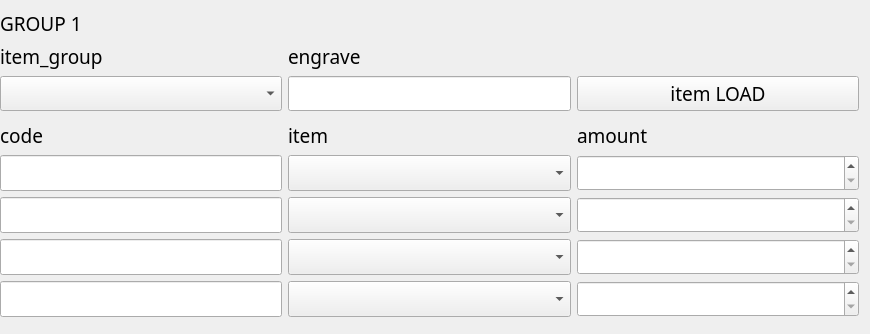
<?xml version="1.0" encoding="UTF-8"?>
<ui version="4.0">
 <class>Form</class>
 <widget class="QWidget" name="Form">
  <property name="geometry">
   <rect>
    <x>0</x>
    <y>0</y>
    <width>870</width>
    <height>334</height>
   </rect>
  </property>
  <property name="font">
   <font>
    <family>굴림</family>
    <pointsize>14</pointsize>
   </font>
  </property>
  <property name="windowTitle">
   <string>Form</string>
  </property>
  <widget class="QWidget" name="gridLayoutWidget">
   <property name="geometry">
    <rect>
     <x>0</x>
     <y>10</y>
     <width>859</width>
     <height>307</height>
    </rect>
   </property>
   <layout class="QGridLayout" name="gridLayout" columnstretch="1,1,1">
    <item row="8" column="0">
     <widget class="QLineEdit" name="code4LineEdit">
      <property name="enabled">
       <bool>true</bool>
      </property>
      <property name="sizePolicy">
       <sizepolicy hsizetype="Expanding" vsizetype="Expanding">
        <horstretch>0</horstretch>
        <verstretch>0</verstretch>
       </sizepolicy>
      </property>
     </widget>
    </item>
    <item row="8" column="2">
     <widget class="QSpinBox" name="amount4SpinBox">
      <property name="sizePolicy">
       <sizepolicy hsizetype="Minimum" vsizetype="Expanding">
        <horstretch>0</horstretch>
        <verstretch>0</verstretch>
       </sizepolicy>
      </property>
      <property name="specialValueText">
       <string> </string>
      </property>
      <property name="maximum">
       <number>999999</number>
      </property>
     </widget>
    </item>
    <item row="6" column="2">
     <widget class="QSpinBox" name="amount2SpinBox">
      <property name="sizePolicy">
       <sizepolicy hsizetype="Minimum" vsizetype="Expanding">
        <horstretch>0</horstretch>
        <verstretch>0</verstretch>
       </sizepolicy>
      </property>
      <property name="specialValueText">
       <string> </string>
      </property>
      <property name="maximum">
       <number>999999</number>
      </property>
     </widget>
    </item>
    <item row="1" column="0">
     <widget class="QLabel" name="label_20">
      <property name="text">
       <string>item_group</string>
      </property>
     </widget>
    </item>
    <item row="1" column="1">
     <widget class="QLabel" name="label_22">
      <property name="text">
       <string>engrave</string>
      </property>
     </widget>
    </item>
    <item row="4" column="2">
     <widget class="QLabel" name="label_34">
      <property name="text">
       <string>amount</string>
      </property>
     </widget>
    </item>
    <item row="4" column="1">
     <widget class="QLabel" name="label_21">
      <property name="text">
       <string>item</string>
      </property>
     </widget>
    </item>
    <item row="2" column="1">
     <widget class="QLineEdit" name="engraveLineEdit">
      <property name="sizePolicy">
       <sizepolicy hsizetype="Expanding" vsizetype="Expanding">
        <horstretch>0</horstretch>
        <verstretch>0</verstretch>
       </sizepolicy>
      </property>
     </widget>
    </item>
    <item row="6" column="1">
     <widget class="QComboBox" name="item2ComboBox">
      <property name="sizePolicy">
       <sizepolicy hsizetype="Preferred" vsizetype="Expanding">
        <horstretch>0</horstretch>
        <verstretch>0</verstretch>
       </sizepolicy>
      </property>
     </widget>
    </item>
    <item row="7" column="0">
     <widget class="QLineEdit" name="code3LineEdit">
      <property name="enabled">
       <bool>true</bool>
      </property>
      <property name="sizePolicy">
       <sizepolicy hsizetype="Expanding" vsizetype="Expanding">
        <horstretch>0</horstretch>
        <verstretch>0</verstretch>
       </sizepolicy>
      </property>
     </widget>
    </item>
    <item row="6" column="0">
     <widget class="QLineEdit" name="code2LineEdit">
      <property name="enabled">
       <bool>true</bool>
      </property>
      <property name="sizePolicy">
       <sizepolicy hsizetype="Expanding" vsizetype="Expanding">
        <horstretch>0</horstretch>
        <verstretch>0</verstretch>
       </sizepolicy>
      </property>
     </widget>
    </item>
    <item row="4" column="0">
     <widget class="QLabel" name="label_27">
      <property name="text">
       <string>code</string>
      </property>
     </widget>
    </item>
    <item row="5" column="1">
     <widget class="QComboBox" name="item1ComboBox">
      <property name="sizePolicy">
       <sizepolicy hsizetype="Preferred" vsizetype="Expanding">
        <horstretch>0</horstretch>
        <verstretch>0</verstretch>
       </sizepolicy>
      </property>
     </widget>
    </item>
    <item row="8" column="1">
     <widget class="QComboBox" name="item4ComboBox">
      <property name="sizePolicy">
       <sizepolicy hsizetype="Preferred" vsizetype="Expanding">
        <horstretch>0</horstretch>
        <verstretch>0</verstretch>
       </sizepolicy>
      </property>
     </widget>
    </item>
    <item row="7" column="2">
     <widget class="QSpinBox" name="amount3SpinBox">
      <property name="sizePolicy">
       <sizepolicy hsizetype="Minimum" vsizetype="Expanding">
        <horstretch>0</horstretch>
        <verstretch>0</verstretch>
       </sizepolicy>
      </property>
      <property name="specialValueText">
       <string> </string>
      </property>
      <property name="maximum">
       <number>999999</number>
      </property>
     </widget>
    </item>
    <item row="3" column="0">
     <spacer name="verticalSpacer_5">
      <property name="orientation">
       <enum>Qt::Vertical</enum>
      </property>
      <property name="sizeHint" stdset="0">
       <size>
        <width>20</width>
        <height>40</height>
       </size>
      </property>
     </spacer>
    </item>
    <item row="5" column="0">
     <widget class="QLineEdit" name="code1LineEdit">
      <property name="enabled">
       <bool>true</bool>
      </property>
      <property name="sizePolicy">
       <sizepolicy hsizetype="Expanding" vsizetype="Expanding">
        <horstretch>0</horstretch>
        <verstretch>0</verstretch>
       </sizepolicy>
      </property>
     </widget>
    </item>
    <item row="7" column="1">
     <widget class="QComboBox" name="item3ComboBox">
      <property name="sizePolicy">
       <sizepolicy hsizetype="Preferred" vsizetype="Expanding">
        <horstretch>0</horstretch>
        <verstretch>0</verstretch>
       </sizepolicy>
      </property>
     </widget>
    </item>
    <item row="5" column="2">
     <widget class="QSpinBox" name="amount1SpinBox">
      <property name="sizePolicy">
       <sizepolicy hsizetype="Minimum" vsizetype="Expanding">
        <horstretch>0</horstretch>
        <verstretch>0</verstretch>
       </sizepolicy>
      </property>
      <property name="specialValueText">
       <string> </string>
      </property>
      <property name="maximum">
       <number>999999</number>
      </property>
     </widget>
    </item>
    <item row="2" column="2">
     <widget class="QPushButton" name="item_loadBtn">
      <property name="text">
       <string>item LOAD</string>
      </property>
     </widget>
    </item>
    <item row="0" column="0">
     <widget class="QLabel" name="label">
      <property name="text">
       <string>GROUP 1</string>
      </property>
     </widget>
    </item>
    <item row="2" column="0">
     <widget class="QComboBox" name="item_groupComboBox"/>
    </item>
   </layout>
  </widget>
 </widget>
 <resources/>
 <connections/>
</ui>
